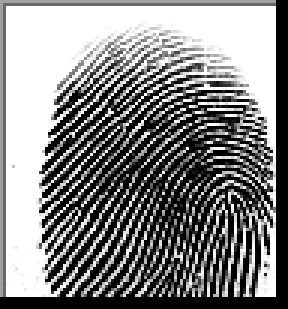
#> input picture dataset/A+/cluster_0_1531.BMP, 96 x 103 px (shown 3 times larger)
$ python -i utils.py   (imports and definitions only)
#> lines starting #> are read from the running program, lines starting #| are printed output that depends on the picture; after the words box and inside, x2 and y2 are one past the last pixel; in counts of white or black regions, pixels touching at a corner belong together
#> further down, picture is the input picture: shape (103, 96, 3); min 0, max 255, mean 132.2
import cv2
import numpy as np

CLASS_NAMES = ['A+', 'A-', 'AB+', 'AB-', 'B+', 'B-', 'O+', 'O-']

def preprocess_image(img):
    gray = cv2.cvtColor(img, cv2.COLOR_BGR2GRAY)
    gray = cv2.resize(gray, (128, 128))
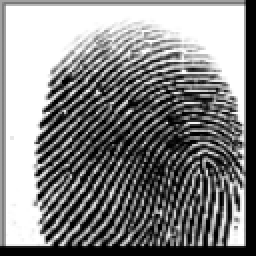
#> gray: shape (128, 128) (shown 2 times larger); min 0, max 255, mean 132.2
    gray = cv2.equalizeHist(gray)
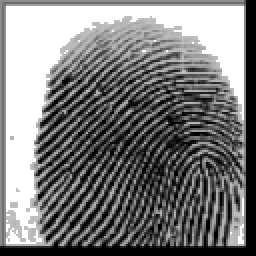
#> gray: shape (128, 128) (shown 2 times larger); min 0, max 255, mean 123.7

    thresh = cv2.adaptiveThreshold(
        gray,
        255,
        cv2.ADAPTIVE_THRESH_GAUSSIAN_C,
        cv2.THRESH_BINARY,
        11,
        2
    )
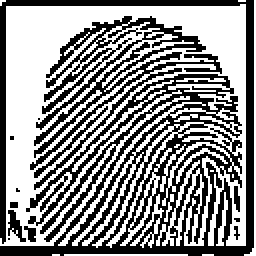
#> thresh: shape (128, 128) (shown 2 times larger); 55% white; 13 black regions (7 under 20 px), largest, box (x1, y1, x2, y2) and area: (0, 0, 127, 128) 5303, (15, 8, 111, 95) 1810, (17, 53, 54, 89) 96, (4, 105, 13, 121) 65, (12, 113, 18, 121) 30, (117, 93, 120, 106) 29

    img = thresh / 255.0
    img = np.reshape(img, (1, 128, 128, 1))

    return img, thresh


def get_prediction_label(pred):
    index = np.argmax(pred)
    return CLASS_NAMES[index]

>>> import cv2
>>> picture = cv2.imread('dataset/A+/cluster_0_1531.BMP')
>>> result = preprocess_image(picture)

$ run again, on dataset/A+/cluster_0_1720.BMP
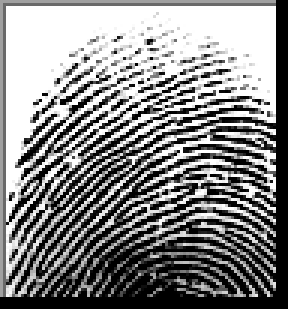
#> input picture dataset/A+/cluster_0_1720.BMP, 96 x 103 px (shown 3 times larger)
#> picture is the input picture: shape (103, 96, 3); min 0, max 255, mean 135.3
#> in preprocess_image, `gray = cv2.equalizeHist(gray)`:
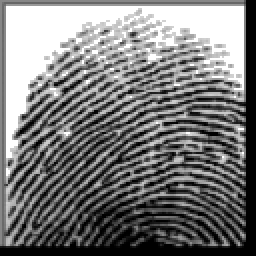
#> gray: shape (128, 128) (shown 2 times larger); min 0, max 255, mean 121.1
#> in preprocess_image, `thresh = cv2.adaptiveThreshold( gray, 255, cv2.ADAPTIVE_THRESH_GAUSSIA..`:
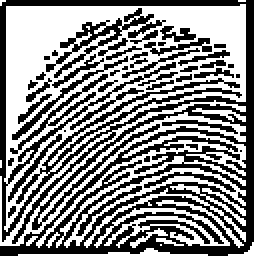
#> thresh: shape (128, 128) (shown 2 times larger); 53.5% white; black in thin lines or dots
#> img: shape (128, 128) float64; values 0 (black) and 1 (white), 53.5% white; black in thin lines or dots

$ run again, on dataset/A+/cluster_0_2250.BMP
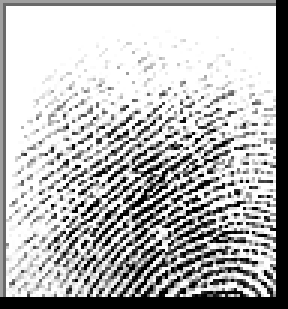
#> input picture dataset/A+/cluster_0_2250.BMP, 96 x 103 px (shown 3 times larger)
#> picture is the input picture: shape (103, 96, 3); min 0, max 255, mean 183.4
#> in preprocess_image, `gray = cv2.equalizeHist(gray)`:
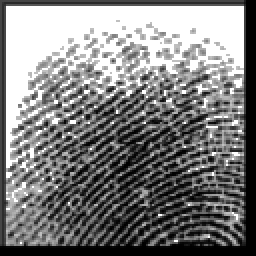
#> gray: shape (128, 128) (shown 2 times larger); min 0, max 255, mean 126.7
#> in preprocess_image, `thresh = cv2.adaptiveThreshold( gray, 255, cv2.ADAPTIVE_THRESH_GAUSSIA..`:
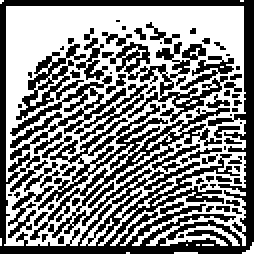
#> thresh: shape (128, 128) (shown 2 times larger); 52.9% white; black in thin lines or dots
#> img: shape (128, 128) float64; values 0 (black) and 1 (white), 52.9% white; black in thin lines or dots

$ run again, on dataset/A+/cluster_0_2374.BMP
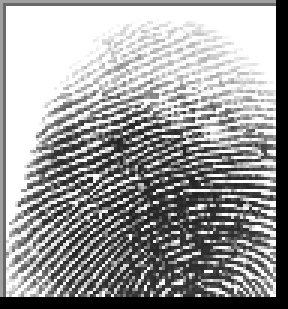
#> input picture dataset/A+/cluster_0_2374.BMP, 96 x 103 px (shown 3 times larger)
#> picture is the input picture: shape (103, 96, 3); min 0, max 255, mean 154.9
#> in preprocess_image, `gray = cv2.equalizeHist(gray)`:
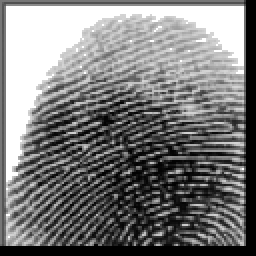
#> gray: shape (128, 128) (shown 2 times larger); min 0, max 255, mean 122.5
#> in preprocess_image, `thresh = cv2.adaptiveThreshold( gray, 255, cv2.ADAPTIVE_THRESH_GAUSSIA..`:
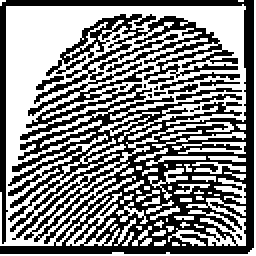
#> thresh: shape (128, 128) (shown 2 times larger); 51.6% white; black in thin lines or dots
#> img: shape (128, 128) float64; values 0 (black) and 1 (white), 51.6% white; black in thin lines or dots
